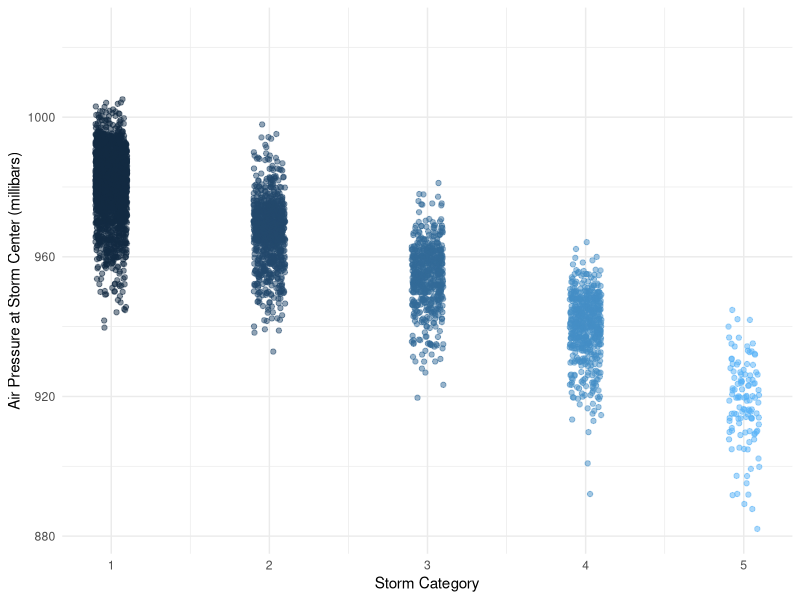

This figure's R source:
## ---- chunk 1
knitr::opts_chunk$set(echo = TRUE)
library(tidyverse)
## ---- chunk 2
summary(storms)
## ---- chunk 3
names(storms)
## ---- chunk 4
ggplot(data = storms, aes(x = category, y = pressure)) +
  geom_jitter(width = 0.1, 
              alpha = 0.5,
              aes(color = category),
              show.legend = FALSE) +
  labs(x = "Storm Category", 
       y = "Air Pressure at Storm Center (millibars)"
       ) +
  theme_minimal()
